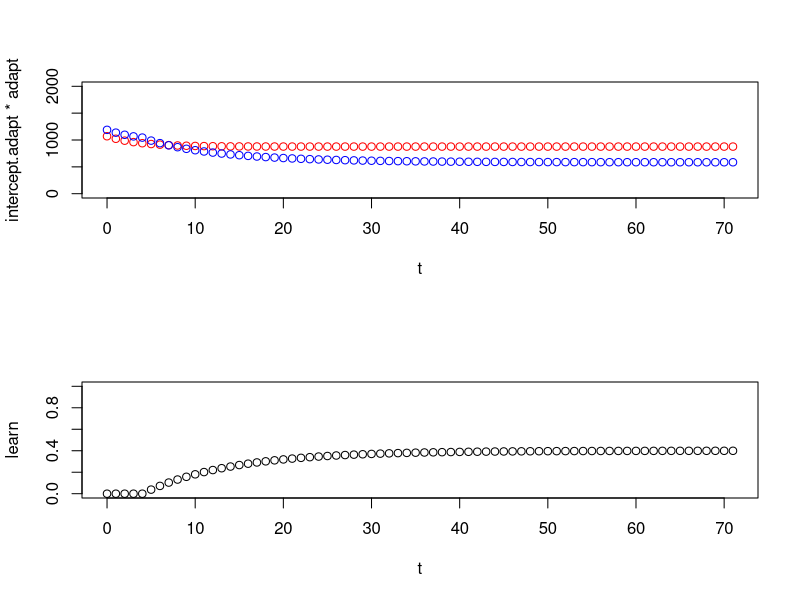

Recreate this plot in R.
intercept.adapt <- 1070
intercept.learn <- 1189

beta.adapt <- 0.18
rate.adapt <- 0.28

beta.learn <- 0.4
rate.learn <- .1
onset.learn <- 4

# plot the two curves ####
layout(1:2)
t <- 0:71
adapt <- (1 + beta.adapt * (exp(-rate.adapt * t) - 1))
learn <- sapply(t, function(x){
  if(x < onset.learn) { return(0); }
  else { return( beta.learn * ( 1 + -exp(-rate.learn * (x - onset.learn)))) }
})
plot(t, intercept.adapt*adapt, col="red", ylim=c(0,2000))
points(t, intercept.learn * adapt * (1 - learn), col="blue")

plot(t, learn, ylim=c(0,1))